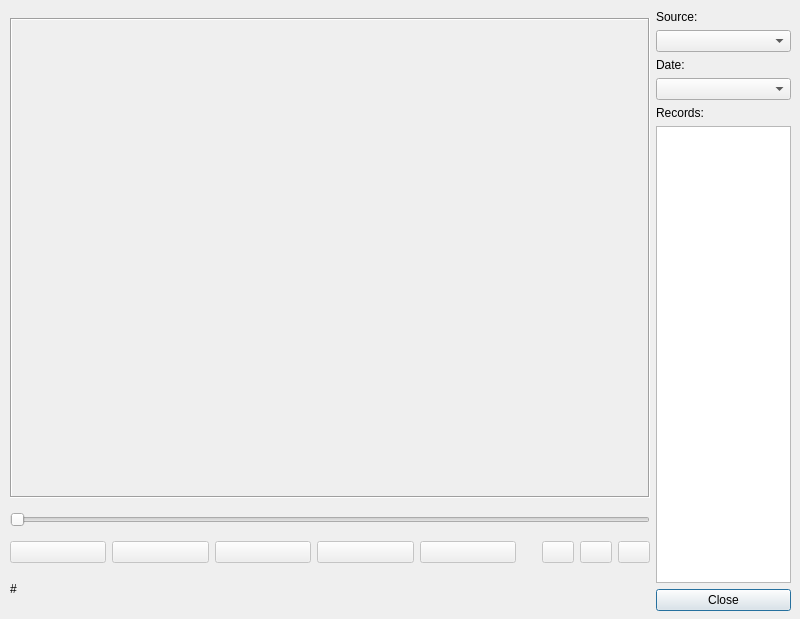
<?xml version="1.0" encoding="UTF-8"?>
<ui version="4.0">
 <class>PlayerDialog</class>
 <widget class="QDialog" name="PlayerDialog">
  <property name="windowModality">
   <enum>Qt::WindowModal</enum>
  </property>
  <property name="enabled">
   <bool>true</bool>
  </property>
  <property name="geometry">
   <rect>
    <x>0</x>
    <y>0</y>
    <width>800</width>
    <height>619</height>
   </rect>
  </property>
  <property name="sizePolicy">
   <sizepolicy hsizetype="Fixed" vsizetype="Fixed">
    <horstretch>0</horstretch>
    <verstretch>0</verstretch>
   </sizepolicy>
  </property>
  <property name="windowTitle">
   <string>MJPEG player</string>
  </property>
  <property name="windowIcon">
   <iconset resource="resources.qrc">
    <normaloff>:/new/controls/res/video.png</normaloff>:/new/controls/res/video.png</iconset>
  </property>
  <widget class="QWidget" name="horizontalLayoutWidget">
   <property name="geometry">
    <rect>
     <x>10</x>
     <y>10</y>
     <width>781</width>
     <height>601</height>
    </rect>
   </property>
   <layout class="QHBoxLayout" name="lytMain">
    <item>
     <layout class="QVBoxLayout" name="lytLeft">
      <item>
       <widget class="QFrame" name="frmImage">
        <property name="sizePolicy">
         <sizepolicy hsizetype="Fixed" vsizetype="Fixed">
          <horstretch>0</horstretch>
          <verstretch>0</verstretch>
         </sizepolicy>
        </property>
        <property name="minimumSize">
         <size>
          <width>640</width>
          <height>480</height>
         </size>
        </property>
        <property name="frameShape">
         <enum>QFrame::Box</enum>
        </property>
        <property name="frameShadow">
         <enum>QFrame::Sunken</enum>
        </property>
       </widget>
      </item>
      <item>
       <widget class="QSlider" name="sldPosition">
        <property name="enabled">
         <bool>false</bool>
        </property>
        <property name="maximum">
         <number>5000</number>
        </property>
        <property name="singleStep">
         <number>100</number>
        </property>
        <property name="pageStep">
         <number>100</number>
        </property>
        <property name="orientation">
         <enum>Qt::Horizontal</enum>
        </property>
        <property name="invertedAppearance">
         <bool>false</bool>
        </property>
        <property name="invertedControls">
         <bool>false</bool>
        </property>
        <property name="tickPosition">
         <enum>QSlider::NoTicks</enum>
        </property>
       </widget>
      </item>
      <item>
       <layout class="QHBoxLayout" name="lytControls">
        <item>
         <widget class="QPushButton" name="pbPrev">
          <property name="enabled">
           <bool>false</bool>
          </property>
          <property name="focusPolicy">
           <enum>Qt::NoFocus</enum>
          </property>
          <property name="text">
           <string/>
          </property>
          <property name="icon">
           <iconset resource="resources.qrc">
            <normaloff>:/new/player_controls/res/player_start.png</normaloff>:/new/player_controls/res/player_start.png</iconset>
          </property>
          <property name="checkable">
           <bool>false</bool>
          </property>
         </widget>
        </item>
        <item>
         <widget class="QPushButton" name="pbBack">
          <property name="enabled">
           <bool>false</bool>
          </property>
          <property name="focusPolicy">
           <enum>Qt::NoFocus</enum>
          </property>
          <property name="text">
           <string/>
          </property>
          <property name="icon">
           <iconset resource="resources.qrc">
            <normaloff>:/new/player_controls/res/player_rev.png</normaloff>:/new/player_controls/res/player_rev.png</iconset>
          </property>
          <property name="flat">
           <bool>false</bool>
          </property>
         </widget>
        </item>
        <item>
         <widget class="QPushButton" name="pbPlay">
          <property name="enabled">
           <bool>false</bool>
          </property>
          <property name="focusPolicy">
           <enum>Qt::NoFocus</enum>
          </property>
          <property name="text">
           <string/>
          </property>
          <property name="icon">
           <iconset resource="resources.qrc">
            <normaloff>:/new/player_controls/res/player_play.png</normaloff>:/new/player_controls/res/player_play.png</iconset>
          </property>
         </widget>
        </item>
        <item>
         <widget class="QPushButton" name="pbForward">
          <property name="enabled">
           <bool>false</bool>
          </property>
          <property name="focusPolicy">
           <enum>Qt::NoFocus</enum>
          </property>
          <property name="text">
           <string/>
          </property>
          <property name="icon">
           <iconset resource="resources.qrc">
            <normaloff>:/new/player_controls/res/player_fwd.png</normaloff>:/new/player_controls/res/player_fwd.png</iconset>
          </property>
         </widget>
        </item>
        <item>
         <widget class="QPushButton" name="pbNext">
          <property name="enabled">
           <bool>false</bool>
          </property>
          <property name="focusPolicy">
           <enum>Qt::NoFocus</enum>
          </property>
          <property name="text">
           <string/>
          </property>
          <property name="icon">
           <iconset resource="resources.qrc">
            <normaloff>:/new/player_controls/res/player_end.png</normaloff>:/new/player_controls/res/player_end.png</iconset>
          </property>
         </widget>
        </item>
        <item>
         <spacer name="horizontalSpacer">
          <property name="orientation">
           <enum>Qt::Horizontal</enum>
          </property>
          <property name="sizeType">
           <enum>QSizePolicy::Fixed</enum>
          </property>
          <property name="sizeHint" stdset="0">
           <size>
            <width>20</width>
            <height>20</height>
           </size>
          </property>
         </spacer>
        </item>
        <item>
         <widget class="QPushButton" name="pbSetStart">
          <property name="enabled">
           <bool>false</bool>
          </property>
          <property name="sizePolicy">
           <sizepolicy hsizetype="Fixed" vsizetype="Fixed">
            <horstretch>0</horstretch>
            <verstretch>0</verstretch>
           </sizepolicy>
          </property>
          <property name="maximumSize">
           <size>
            <width>32</width>
            <height>16777215</height>
           </size>
          </property>
          <property name="focusPolicy">
           <enum>Qt::NoFocus</enum>
          </property>
          <property name="text">
           <string/>
          </property>
          <property name="icon">
           <iconset resource="resources.qrc">
            <normaloff>:/new/player_controls/res/set_start.png</normaloff>:/new/player_controls/res/set_start.png</iconset>
          </property>
         </widget>
        </item>
        <item>
         <widget class="QPushButton" name="pbSetEnd">
          <property name="enabled">
           <bool>false</bool>
          </property>
          <property name="sizePolicy">
           <sizepolicy hsizetype="Fixed" vsizetype="Fixed">
            <horstretch>0</horstretch>
            <verstretch>0</verstretch>
           </sizepolicy>
          </property>
          <property name="maximumSize">
           <size>
            <width>32</width>
            <height>16777215</height>
           </size>
          </property>
          <property name="focusPolicy">
           <enum>Qt::NoFocus</enum>
          </property>
          <property name="text">
           <string/>
          </property>
          <property name="icon">
           <iconset resource="resources.qrc">
            <normaloff>:/new/player_controls/res/set_end.png</normaloff>:/new/player_controls/res/set_end.png</iconset>
          </property>
         </widget>
        </item>
        <item>
         <widget class="QPushButton" name="pbSave">
          <property name="enabled">
           <bool>false</bool>
          </property>
          <property name="sizePolicy">
           <sizepolicy hsizetype="Fixed" vsizetype="Fixed">
            <horstretch>0</horstretch>
            <verstretch>0</verstretch>
           </sizepolicy>
          </property>
          <property name="maximumSize">
           <size>
            <width>32</width>
            <height>16777215</height>
           </size>
          </property>
          <property name="focusPolicy">
           <enum>Qt::NoFocus</enum>
          </property>
          <property name="text">
           <string/>
          </property>
          <property name="icon">
           <iconset resource="resources.qrc">
            <normaloff>:/new/player_controls/res/save.png</normaloff>:/new/player_controls/res/save.png</iconset>
          </property>
         </widget>
        </item>
       </layout>
      </item>
      <item>
       <widget class="QLabel" name="lblStatus">
        <property name="maximumSize">
         <size>
          <width>16777215</width>
          <height>24</height>
         </size>
        </property>
        <property name="text">
         <string>#</string>
        </property>
       </widget>
      </item>
     </layout>
    </item>
    <item>
     <layout class="QVBoxLayout" name="lytRight">
      <item>
       <widget class="QLabel" name="label">
        <property name="text">
         <string>Source:</string>
        </property>
       </widget>
      </item>
      <item>
       <widget class="QComboBox" name="cbCameras"/>
      </item>
      <item>
       <widget class="QLabel" name="label_2">
        <property name="text">
         <string>Date:</string>
        </property>
       </widget>
      </item>
      <item>
       <widget class="QComboBox" name="cbDates"/>
      </item>
      <item>
       <widget class="QLabel" name="label_3">
        <property name="text">
         <string>Records:</string>
        </property>
       </widget>
      </item>
      <item>
       <widget class="QListWidget" name="lstRecords"/>
      </item>
      <item>
       <widget class="QPushButton" name="pbClose">
        <property name="text">
         <string>Close</string>
        </property>
       </widget>
      </item>
     </layout>
    </item>
   </layout>
  </widget>
 </widget>
 <resources>
  <include location="resources.qrc"/>
 </resources>
 <connections>
  <connection>
   <sender>pbClose</sender>
   <signal>clicked()</signal>
   <receiver>PlayerDialog</receiver>
   <slot>accept()</slot>
   <hints>
    <hint type="sourcelabel">
     <x>724</x>
     <y>577</y>
    </hint>
    <hint type="destinationlabel">
     <x>399</x>
     <y>299</y>
    </hint>
   </hints>
  </connection>
 </connections>
</ui>
